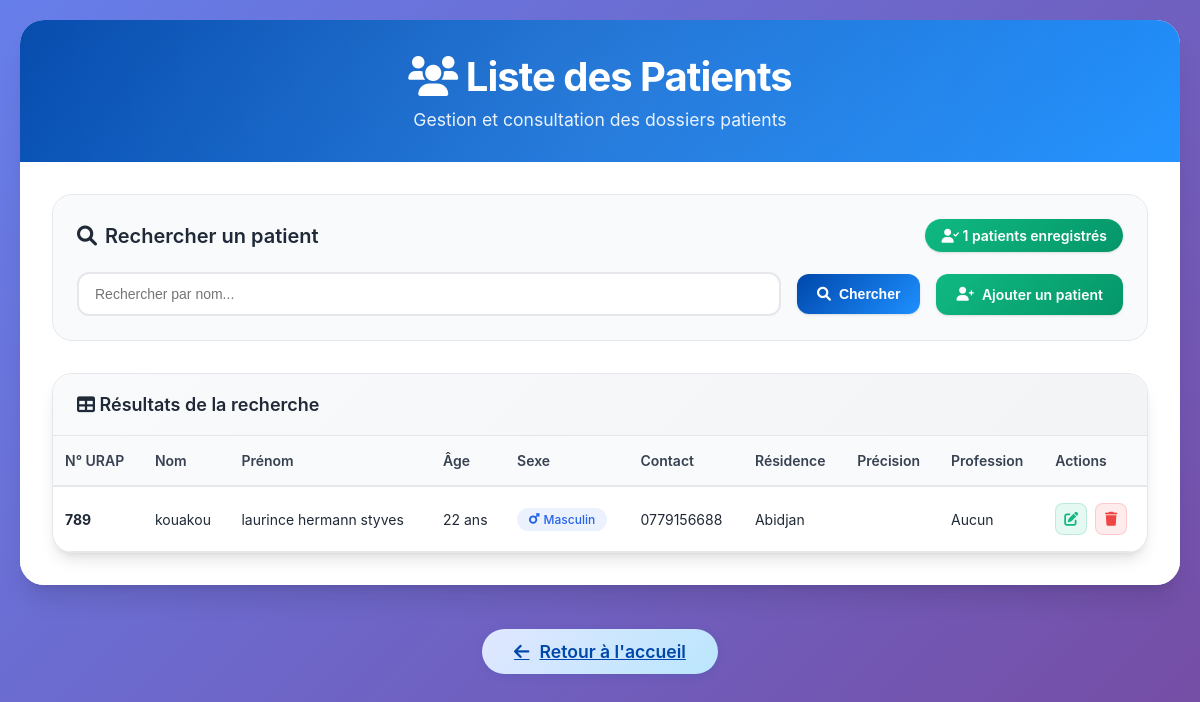
The app's page /page/Liste_patient.php (signed in) with its own data.
### tables this page shows
CREATE TABLE IF NOT EXISTS `patient` (
  `Numero_urap` int NOT NULL,
  `Nom_patient` varchar(15) NOT NULL,
  `Prenom_patient` varchar(30) NOT NULL,
  `Age` int NOT NULL,
  `Sexe_patient` varchar(10) NOT NULL,
  `Date_naissance` date NOT NULL,
  `Contact_patient` varchar(10) NOT NULL,
  `Situation_matrimoniale` varchar(20) NOT NULL,
  `Lieu_résidence` varchar(25) NOT NULL,
  `Precise` varchar(30) NOT NULL,
  `Type_logement` varchar(25) NOT NULL,
  `Niveau_etude` varchar(30) NOT NULL,
  `Profession` varchar(25) NOT NULL,
  PRIMARY KEY (`Numero_urap`)
);

### page/Liste_patient.php (the view, shortened to what this page needs)
<?php
require_once("connexion.php");
$name = isset($_GET['name']) ? $_GET['name'] : "";
$size = isset($_GET['size']) ? intval($_GET['size']) : 3;
$page = isset($_GET['page']) ? intval($_GET['page']) : 1;
$offset = ($page - 1) * $size;
$reqcount = "SELECT COUNT(*) as countP FROM patient WHERE Nom_patient LIKE :name";
$stmtCount = $pdo->prepare($reqcount);
$stmtCount->execute([':name' => "%$name%"]);
$tabcount = $stmtCount->fetch();
$nbrliste = $tabcount['countP'];
$reqliste = "SELECT * FROM patient WHERE Nom_patient LIKE :name ORDER BY Nom_patient ASC LIMIT $size OFFSET $offset";
$stmtListe = $pdo->prepare($reqliste);
$stmtListe->bindValue(':name', "%$name%", PDO::PARAM_STR);
$stmtListe->execute();
?>
<!DOCTYPE html>
<html lang="fr">
<head>
    <link href="https://cdnjs.cloudflare.com/ajax/libs/font-awesome/6.0.0/css/all.min.css" rel="stylesheet">
</head>
<body>
    <div class="container">
        <div class="header">
            <h1><i class="fas fa-users"></i> Liste des Patients</h1>
            <p>Gestion et consultation des dossiers patients</p>
        </div>
        <div class="main-content">
            <div class="search-section">
                <div class="search-header">
                    <h2 class="search-title">
                        <i class="fas fa-search"></i>
                        Rechercher un patient
                    </h2>
                    <div class="patient-count">
                        <i class="fas fa-user-check"></i>
                        <?php echo $nbrliste; ?> patients enregistrés
                    </div>
                </div>
                <form method="get" action="Liste_patient.php" class="search-form">
                    <input type="text"
                           name="name"
                           placeholder="Rechercher par nom..."
                           class="search-input"
                           value="<?php echo htmlspecialchars($name); ?>">
                    <button type="submit" class="btn btn-primary">
                        <i class="fas fa-search"></i>
                        Chercher
                    </button>
                    <a href="nouveau_dossier.php" class="btn btn-success">
                        <i class="fas fa-user-plus"></i>
                        Ajouter un patient
                    </a>
                </form>
            </div>
            <div class="table-container">
                <div class="table-header">
                    <h3>
                        <i class="fas fa-table"></i>
                        Résultats de la recherche
                    </h3>
                </div>
                <div class="table-responsive">
                    <?php if($nbrliste > 0): ?>
                        <table class="modern-table">
                            <thead>
                                <tr>
                                    <th>N° URAP</th>
                                    <th>Nom</th>
                                    <th>Prénom</th>
                                    <th>Âge</th>
                                    <th>Sexe</th>
                                    <th>Contact</th>
                                    <th>Résidence</th>
                                    <th>Précision</th>
                                    <th>Profession</th>
                                    <th>Actions</th>
                                </tr>
                            </thead>
                            <tbody>
                                <?php while($patient = $stmtListe->fetch()): ?>
                                    <tr>
                                        <td>
                                            <strong><?php echo htmlspecialchars($patient["Numero_urap"]); ?></strong>
                                        </td>
                                        <td><?php echo htmlspecialchars($patient["Nom_patient"]); ?></td>
                                        <td><?php echo htmlspecialchars($patient["Prenom_patient"]); ?></td>
                                        <td><?php echo htmlspecialchars($patient["Age"]); ?> ans</td>
                                        <td>
                                            <span class="stats-badge <?php echo strtolower($patient["Sexe_patient"]) === 'masculin' ? 'male' : 'female'; ?>">
                                                <i class="fas fa-<?php echo strtolower($patient["Sexe_patient"]) === 'masculin' ? 'mars' : 'venus'; ?>"></i>
                                                <?php echo htmlspecialchars($patient["Sexe_patient"]); ?>
                                            </span>
                                        </td>
                                        <td><?php echo htmlspecialchars($patient["Contact_patient"]); ?></td>
                                        <td><?php echo htmlspecialchars($patient["Lieu_résidence"]); ?></td>
                                        <td><?php echo htmlspecialchars($patient["Precise"]); ?></td>
                                        <td><?php echo htmlspecialchars($patient["Profession"]); ?></td>
                                        <td>
                                            <div class="action-buttons">
                                                <a href="modifpatient.php?idU=<?php echo $patient["Numero_urap"]; ?>"
                                                   class="action-btn edit"
                                                   title="Modifier"
                                                   onclick="return confirm('Êtes-vous sûr de vouloir modifier ce patient ?')">
                                                    <i class="fas fa-edit"></i>
                                                </a>
                                                <a href="supprimpatient.php?idU=<?php echo $patient["Numero_urap"]; ?>"
                                                   class="action-btn delete"
                                                   title="Supprimer"
                                                   onclick="return confirm('Êtes-vous sûr de vouloir supprimer ce patient ? Cette action est irréversible.')">
                                                    <i class="fas fa-trash"></i>
                                                </a>
                                            </div>
                                        </td>
                                    </tr>
                                <?php endwhile; ?>
                            </tbody>
                        </table>
                    <?php endif; ?>
                </div>
            </div>
        </div>
    </div>
    <div style="width:100%;display:flex;justify-content:center;margin:32px 0 0 0;">
        <a href="acceuil.php" class="btn-retour-global">
            <i class="fas fa-arrow-left"></i> Retour à l'accueil
        </a>
    </div>
</body>
</html>

### records on screen
patient: Numero_urap "789", Nom_patient "kouakou", Prenom_patient "laurince hermann styves", Age "22", Sexe_patient "Masculin", Contact_patient "0779156688", Lieu_résidence "Abidjan", Profession "Aucun"

### other values on screen
$nbrliste "1"
